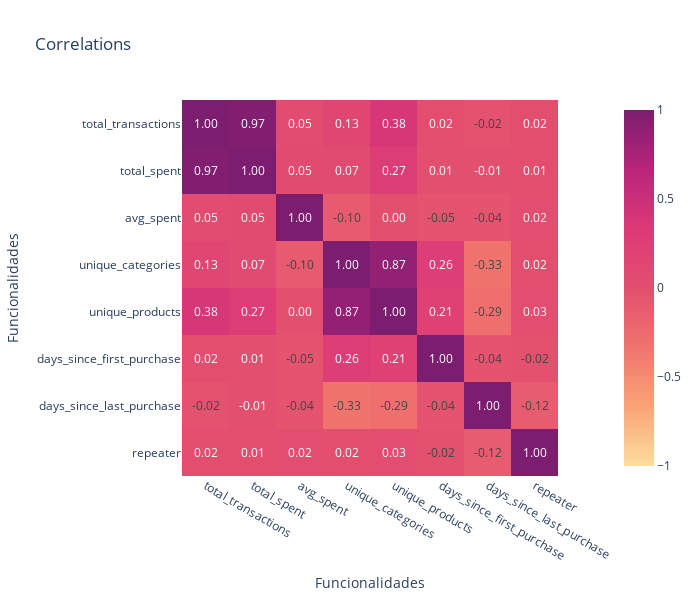

Notebook cell for this chart:
### Markdown cell above
Correlações para averiguar as features mais significativas.

### Code cell
cols_corr = ["total_transactions", "total_spent", "avg_spent",
             "unique_categories", "unique_products", "days_since_first_purchase", "days_since_last_purchase", "repeater"]

col_features = "features"

assembler = VectorAssembler(inputCols=cols_corr, outputCol=col_features)
df_features = assembler.transform(df_train_data_with_repeater).select(col_features)

corr_matrix = Correlation.corr(df_features, col_features).collect()[0][0].toArray().tolist()

fig = px.imshow(corr_matrix, title='Correlations',
                x = cols_corr, y = cols_corr,
                color_continuous_scale='Sunsetdark',  # Sunsetdark, RdBu_r
                text_auto='.2f',
                zmin=-1, zmax=1)
fig.update_layout(
    xaxis_title="Funcionalidades",
    yaxis_title="Funcionalidades",
    width=700,
    height=600
)
fig.show()

### Figure 1 — Plotly figure (JSON) as saved in the notebook; plotly's stock layout.template omitted (floating-point values rounded to 4 significant figures)
{"data": [{"coloraxis": "coloraxis", "hovertemplate": "x: %{x}<br>y: %{y}<br>color: %{z}<extra></extra>", "name": "0", "texttemplate": "%{z:.2f}", "type": "heatmap", "x": ["total_transactions", "total_spent", "avg_spent", "unique_categories", "unique_products", "days_since_first_purchase", "days_since_last_purchase", "repeater"], "xaxis": "x", "y": ["total_transactions", "total_spent", "avg_spent", "unique_categories", "unique_products", "days_since_first_purchase", "days_since_last_purchase", "repeater"], "yaxis": "y", "z": [[1.0, 0.9651, 0.04665, 0.1332, 0.3762, 0.017, -0.02319, 0.02081], [0.9651, 1.0, 0.05493, 0.07281, 0.27, 0.006084, -0.008274, 0.0141], [0.04665, 0.05493, 1.0, -0.09745, 0.001001, -0.04578, -0.04244, 0.02159], [0.1332, 0.07281, -0.09745, 1.0, 0.8699, 0.2621, -0.3273, 0.01918], [0.3762, 0.27, 0.001001, 0.8699, 1.0, 0.2076, -0.2892, 0.02627], [0.017, 0.006084, -0.04578, 0.2621, 0.2076, 1.0, -0.04229, -0.02248], [-0.02319, -0.008274, -0.04244, -0.3273, -0.2892, -0.04229, 1.0, -0.1215], [0.02081, 0.0141, 0.02159, 0.01918, 0.02627, -0.02248, -0.1215, 1.0]]}], "layout": {"coloraxis": {"cmax": 1, "cmin": -1, "colorscale": [[0, "rgb(252, 222, 156)"], [0.1667, "rgb(250, 164, 118)"], [0.3333, "rgb(240, 116, 110)"], [0.5, "rgb(227, 79, 111)"], [0.6667, "rgb(220, 57, 119)"], [0.8333, "rgb(185, 37, 122)"], [1, "rgb(124, 29, 111)"]]}, "height": 600, "title": {"text": "Correlations"}, "width": 700, "xaxis": {"anchor": "y", "constrain": "domain", "domain": [0, 1], "scaleanchor": "y", "title": {"text": "Funcionalidades"}}, "yaxis": {"anchor": "x", "autorange": "reversed", "constrain": "domain", "domain": [0, 1], "title": {"text": "Funcionalidades"}}}}
